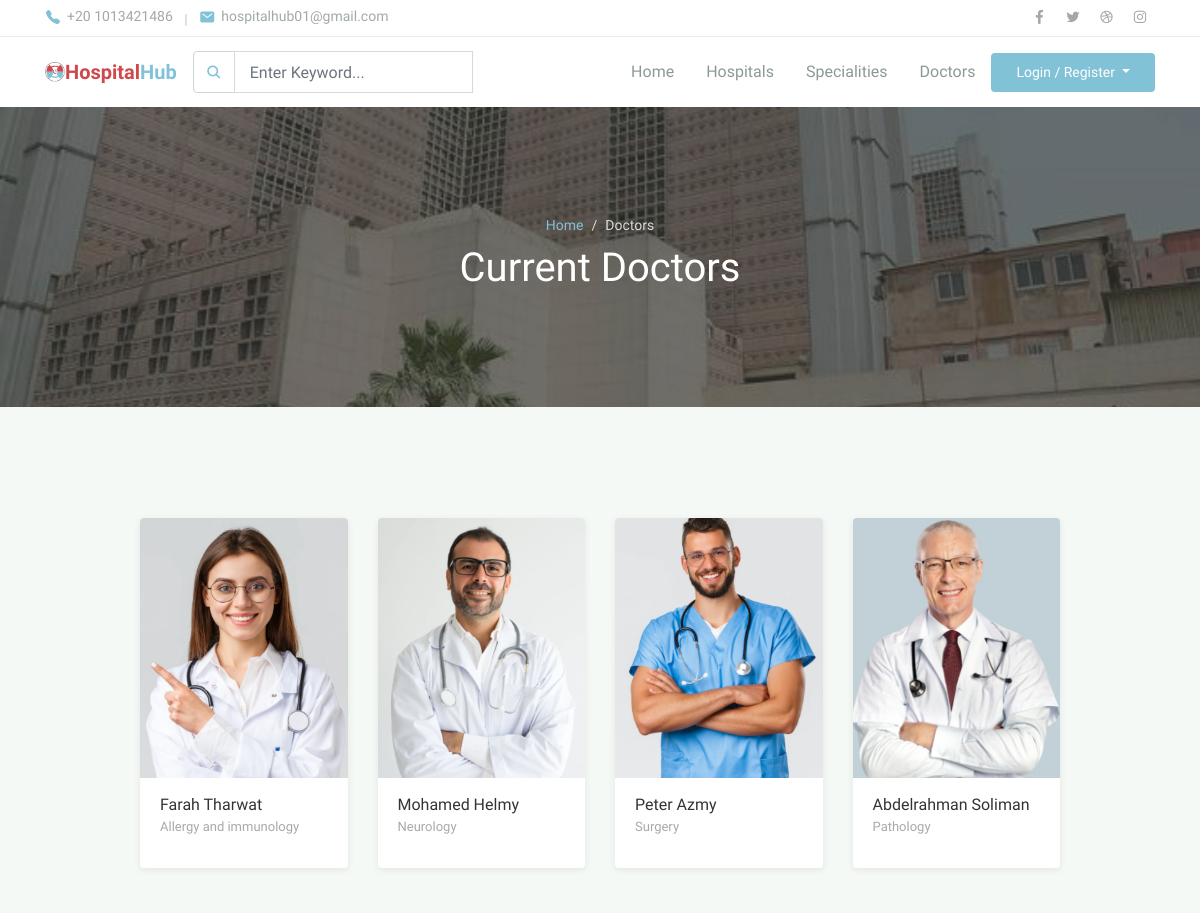
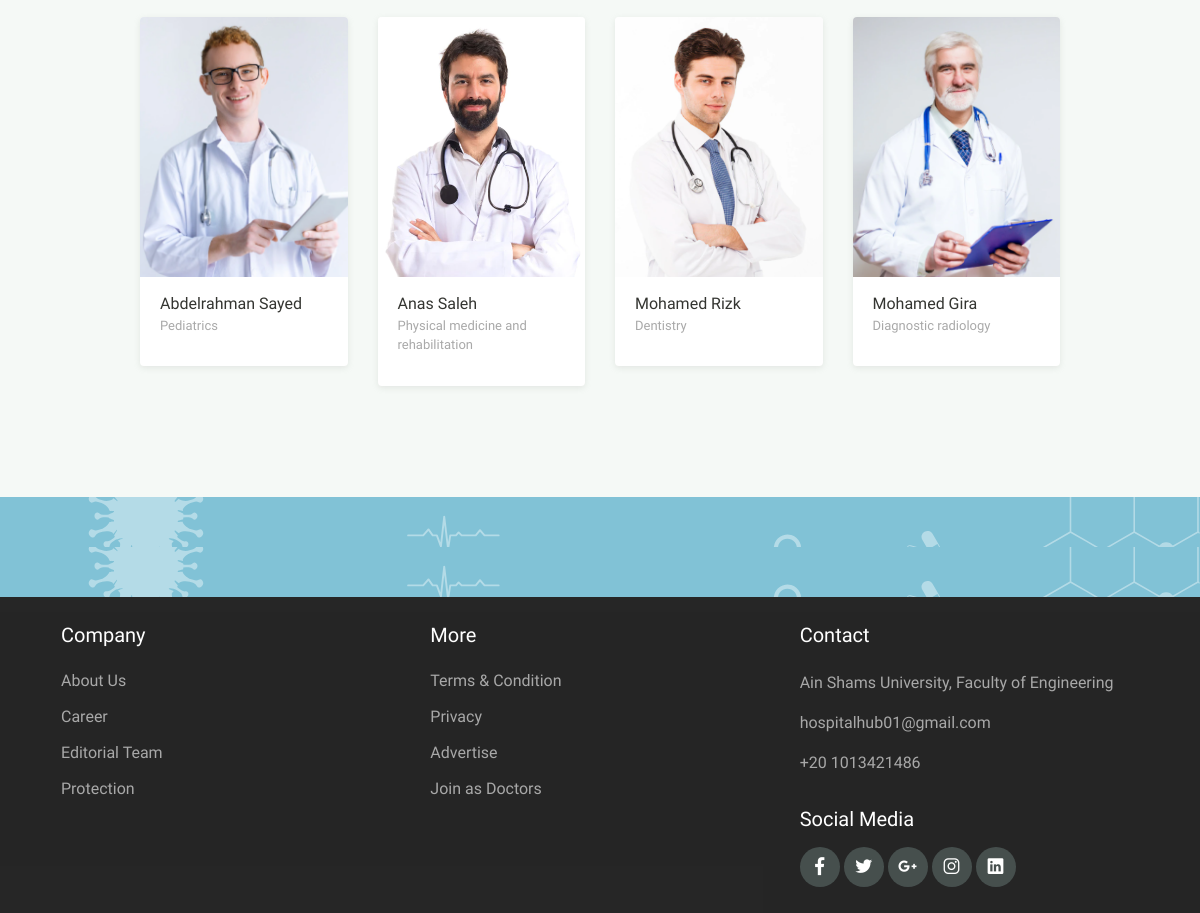
The app's page /hospital_hub/patient/view_doctors with its own data (2 pictures, top to bottom).
### hospital_hub/models.py (models this page shows, shortened)
class Doctor(models.Model):
    my_account = models.ForeignKey(
        User, on_delete=models.CASCADE, related_name="my_doctor")
    is_employed = models.BooleanField(default=False)
    speciality = models.ForeignKey(
        Speciality, on_delete=models.CASCADE, related_name="doctors")
    hospital = models.ForeignKey(
        Hospital, on_delete=models.SET_NULL, related_name="my_doctors", null=True, blank=True)
    is_notified = models.BooleanField(default=False);

class User(AbstractBaseUser):
    username = models.CharField(max_length=255, unique=True)
    email = models.EmailField(
        verbose_name='email address', max_length=255, unique=True)
    full_name = models.CharField(max_length=255, blank=True, null=True)
    phone_number = models.IntegerField()
    city = models.ForeignKey(City, on_delete=models.PROTECT, null=True)
    owner = models.BooleanField(default=False)  # can login
    admin = models.BooleanField(default=False)  # staff user non superuser
    doctor = models.BooleanField(default=False)  # superuser
    patient = models.BooleanField(default=False)  # superuser
    staff = models.BooleanField(default=False)  # necessary
    age   =models.IntegerField(null=True,blank=True)
    created_at = models.DateTimeField(auto_now_add=True,null=True,blank=True)
    image = models.ImageField(
        default="media/no_profile_img.png", upload_to="media/")
    USERNAME_FIELD = 'username'  # username
    EMAIL_FIELD = 'email'  # Email
    REQUIRED_FIELDS = ['email', 'full_name', 'phone_number']
    objects = UserManager()

class Speciality(models.Model):
    name = models.CharField(max_length=100, unique=True)
    image = models.ImageField(upload_to="media/", null=True, default=None)
    def __str__(self):
        return self.name

### hospital_hub/views.py (the view)
# urls.py: path('patient/view_doctors',views.Patient.ViewDoctors, name='patient_view_doctors'),
    def ViewDoctors(request):
        doctors = DoctorModel.objects.filter(is_employed=True)
        return render(request, "hospital_hub/Patient/view_doctors.html", {
            "doctors": doctors
        })

### hospital_hub/templates/hospital_hub/Patient/view_doctors.html (shortened to what this page needs)
{%extends 'hospital_hub/Patient/patient_layout.html'%}
{%load static%}
{%block body%}
<div class="page-banner overlay-dark bg-image"
     style="background-image: url(../../../static/hospital_hub/assets/img/bg_image_1.jpg)">
    <div class="banner-section">
        <div class="container text-center wow fadeInUp">
            <nav aria-label="Breadcrumb">
                <ol class="breadcrumb breadcrumb-dark bg-transparent justify-content-center py-0 mb-2">
                    <li class="breadcrumb-item"><a href="{%url 'patient_home'%}">Home</a></li>
                    <li class="breadcrumb-item active" aria-current="page">
                        Doctors
                    </li>
                </ol>
            </nav>
            <h1 class="font-weight-normal">
                {%if speciality%}{{speciality}}{%else%}Current Doctors{%endif%}
            </h1>
        </div>
    </div>
</div>
<div class="page-section bg-light">
    <div class="container">
        <div class="row justify-content-center">
            <div class="col-lg-10">
                <div class="row">
                    {%if doctors%}
                        {% for doctor  in doctors %}
                        <div class="col-md-6 col-lg-3 py-3 wow zoomIn">
                            <div class="card-doctor">
                                <div class="header">
                                    <img src="{{doctor.my_account.image.url}}" alt="" height="260" style="object-fit: cover;">
                                </div>
                                <div class="body">
                                    <p class="text-x2 mb-0" style="text-align:left;">
                                        {{doctor.my_account.username}}
                                    </p>
                                    <p  style="text-align:left; color:darkgray; font-size:small">
                                        {{doctor.speciality}}
                                    </p>
                                </div>
                            </div>
                        </div>
                        {%endfor%}
                    {%else%}
                    <h1 style="color:grey;">Your hospital has no specialites added yet.</h1>
                    {%endif%}
                </div>
            </div>
        </div>
    </div>
</div>
<div class="page-section banner-home bg-image" style="background-image: url(../assets/img/banner-pattern.svg)">
    <div class="container py-5 py-lg-0">
        <div class="row align-items-center">
            <div class="col-lg-12 wow zoomIn">
            </div>
        </div>
    </div>
</div>
{%endblock%}

### hospital_hub/static/hospital_hub/assets/css/theme.css (style rules this page uses)
body { font-family: "Quicksand", sans-serif; }
:root { --primary: #81C2D6; --accent: #FF3D85; --secondary: #4E5AFE; --warning: #EED818; --info: #05B4E1; --danger: #FF4943; --success: #96C93D; --dark: #343531; --light: #F5F9F6; --cs: #596261; --grey: #6E807A; }
body { font-family: "Source Sans Pro", sans-serif; line-height: 1.5; color: #343531; }
a { color: #07be94; text-decoration: none; background-color: transparent; }
.bg-light { background-color: #F5F9F6 !important; }
.breadcrumb { background-color: #f8f9fa; }
.breadcrumb-dark .breadcrumb-item a { color: #81C2D6; }
.breadcrumb-dark .breadcrumb-item + .breadcrumb-item::before { display: inline-block; padding-right: 0.5rem; color: rgba(255, 255, 255, 0.8); content: "/"; }
.breadcrumb-dark .breadcrumb-item.active { color: rgba(255, 255, 255, 0.8); }
.bg-image { position: relative; background-position: center center; background-size: cover; background-repeat: no-repeat; }
.bg-image > * { position: relative; z-index: 10; }
.page-section { position: relative; padding-top: 80px; padding-bottom: 80px; overflow: hidden; }
.page-banner { position: relative; height: 300px; z-index: 10; }
.page-hero.overlay-dark::before, .page-banner.overlay-dark::before { content: ""; position: absolute; top: 0; left: 0; width: 100%; height: 100%; background: rgba(52, 53, 49, 0.7); z-index: 1; }
.page-banner .breadcrumb-item, .page-banner .breadcrumb-item a { font-size: 14px; }
.hero-section, .banner-section { position: relative; display: -ms-flexbox; display: flex; -ms-flex-align: center; align-items: center; -ms-flex-pack: center; justify-content: center; height: 100%; color: #ffffff; z-index: 10; }
.card-doctor { display: block; margin: 15px auto; width: 100%; max-width: 240px; background-color: #fff; border-radius: 4px; box-shadow: 0 2px 6px rgba(154, 159, 151, 0.2); overflow: hidden; }
.card-doctor .header { position: relative; width: 100%; height: 260px; overflow: hidden; }
.card-doctor .header::before { content: ''; position: absolute; top: 0; left: 0; width: 100%; height: 100%; background-color: rgba(52, 53, 49, 0.36); opacity: 0; transition: opacity .2s linear; }
.card-doctor .header img { width: 100%; }
.card-doctor .body { padding: 15px 20px; }
.banner-home { padding: 0; background-color: #81C2D6; color: #fff; height: 50px; }

### hospital_hub/templates/hospital_hub/Patient/patient_layout.html (style rules this page uses)
body { font-family: "Quicksand", sans-serif; }

### records on screen
Doctor: my_account.image (picture), my_account.username "Farah Tharwat", speciality "Allergy and immunology"
Doctor: my_account.image (picture), my_account.username "Mohamed Helmy", speciality "Neurology"
Doctor: my_account.image (picture), my_account.username "Peter Azmy", speciality "Surgery"
Doctor: my_account.image (picture), my_account.username "Abdelrahman Soliman", speciality "Pathology"
Doctor: my_account.image (picture), my_account.username "Abdelrahman Sayed", speciality "Pediatrics"
Doctor: my_account.image (picture), my_account.username "Anas Saleh", speciality "Physical medicine and rehabilitation"
Doctor: my_account.image (picture), my_account.username "Mohamed Rizk", speciality "Dentistry"
Doctor: my_account.image (picture), my_account.username "Mohamed Gira", speciality "Diagnostic radiology"
